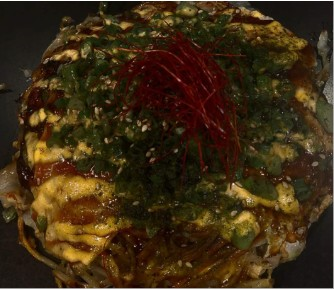
#> input picture bdrNestmtn/datasets/test_images/test_image_ml.jpg, 334 x 290 px; its folder holds only this picture in this run
$ python run_bdr_and_calories.py
#> lines starting #> are read from the running program, lines starting #| are printed output that depends on the picture; after the words box and inside, x2 and y2 are one past the last pixel; in counts of white or black regions, pixels touching at a corner belong together
### bdrNestmtn/segmentation_bayes.py
# === file: segmentation_bayes.py ===
import numpy as np
import cv2
from scipy.stats import multivariate_normal

#############################
# 1. Extract 8x8 DCT features
#############################

def extract_dct_patches(img_gray, patch_size=8, stride=8):
    """
    img_gray: float32 [0,1] or uint8.
    Returns:
      features: (N_patches, patch_size*patch_size) DCT coefficients
      coords:   (N_patches, 2) top-left coordinates (y,x) of each patch
    """
    if img_gray.dtype != np.float32:
        img_gray = img_gray.astype(np.float32) / 255.0

    H, W = img_gray.shape
    feats = []
    coords = []
    for y in range(0, H - patch_size + 1, stride):
        for x in range(0, W - patch_size + 1, stride):
            patch = img_gray[y:y + patch_size, x:x + patch_size]
            dct = cv2.dct(patch)
            feats.append(dct.flatten())
            coords.append((y, x))
    return np.array(feats, np.float32), np.array(coords, np.int32)


#############################
# 2. Bayesian Gaussian classifier
#############################

class BayesianGaussianClassifier:
    """
    Simple Gaussian classifier:
      P(x | class) ~ N(mu_c, Sigma_c)
    Prior estimated from class frequency.
    """

    # [22 lines left out: functions __init__, fit, not called in this run]

    def predict_proba(self, X):
        """
        Returns P(class|X) for each sample.
        """
        N = len(X)
        C = len(self.classes_)
        P = np.zeros((N, C), dtype=np.float64)

        for idx_c, c in enumerate(self.classes_):
            rv = multivariate_normal(
                mean=self.class_means[c],
                cov=self.class_covs[c]
            )
            px_given_c = rv.pdf(X)
            P[:, idx_c] = px_given_c * self.class_priors[c]

        P_sum = P.sum(axis=1, keepdims=True) + 1e-12
        P /= P_sum
        return P

    def predict(self, X):
        return np.argmax(self.predict_proba(X), axis=1)


#############################
# 3. Build training data from masks
#############################

# [37 lines left out: function build_training_data_from_masks, not called in this run]


#############################
# 4. Apply segmentation to new image
#############################

def segment_image_dct_bayes(img_bgr, classifier,
                            patch_size=8, stride=8):
    """
    img_bgr: input BGR image
    classifier: trained BayesianGaussianClassifier
    Returns:
      label_map: (H,W) int32, class index per pixel
    """
    img_gray = cv2.cvtColor(img_bgr, cv2.COLOR_BGR2GRAY)
    feats, coords = extract_dct_patches(img_gray,
                                        patch_size=patch_size,
                                        stride=stride)
    labels = classifier.predict(feats)

    H, W = img_gray.shape
    label_map = np.zeros((H, W), np.int32)
    count_map = np.zeros((H, W), np.int32)

    for (label, (y, x)) in zip(labels, coords):
        label_map[y:y + patch_size, x:x + patch_size] += label
        count_map[y:y + patch_size, x:x + patch_size] += 1

    count_map[count_map == 0] = 1
    label_map = (label_map / count_map).round().astype(np.int32)
    return label_map

### bdrNestmtn/calorie_estimation.py
# === file: calorie_estimation.py ===
import numpy as np

def estimate_volume_cm3(area_pixels, pixel_size_cm2, thickness_cm):
    """
    area_pixels: number of pixels belonging to the food.
    pixel_size_cm2: area per pixel in cm^2 (from calibration + known reference).
    thickness_cm: assumed average thickness.
    """
    area_cm2 = area_pixels * pixel_size_cm2
    volume_cm3 = area_cm2 * thickness_cm
    return volume_cm3


def estimate_calories(mask,
                      ref_length_pixels, ref_length_cm,
                      food_density_g_per_cm3=1.0,
                      kcal_per_100g=250):
    """
    mask: binary mask (1 or 255 = food, 0 = background)
    ref_length_pixels: measured length of a reference object in pixels
    ref_length_cm: real length of that reference object in cm
    food_density_g_per_cm3: assumed density of the food (g/cm^3)
    kcal_per_100g: energy per 100g of the food

    Returns:
      kcal_est: estimated calories
      volume_cm3: estimated volume
      mass_g: estimated mass in grams
    """
    # pixel size in cm
    pixel_size_cm = ref_length_cm / ref_length_pixels
    pixel_area_cm2 = pixel_size_cm ** 2

    area_pixels = np.count_nonzero(mask > 0)
    # VERY rough thickness assumption (can be refined per food type)
    thickness_cm = 2.0

    volume_cm3 = estimate_volume_cm3(area_pixels,
                                     pixel_area_cm2,
                                     thickness_cm)
    mass_g = volume_cm3 * food_density_g_per_cm3
    # kcal_est = mass_g * (kcal_per_100g / 100.0)
    kcal_est = mass_g * (kcal_per_100g / 100.0) / 230
    return kcal_est, volume_cm3, mass_g

### bdrNestmtn/run_bdr_and_calories.py
# === file: run_bdr_and_calories.py ===
import os
import glob
import csv

import cv2
import numpy as np
import joblib

from segmentation_bayes import segment_image_dct_bayes
from calorie_estimation import estimate_calories

# ---- User-configurable constants ----
# You MUST set these to something reasonable for your test images.

# Example: there is a known object (e.g., a fork of length 18 cm) in the image.
# Measure its length in pixels using an image viewer, and fill in here.
REF_LENGTH_PIXELS = 300   # TODO: change this!
REF_LENGTH_CM = 18.0      # TODO: change this!

# Rough density (g/cm^3) and kcal per 100g for your food.
# Example: pizza
FOOD_DENSITY_G_PER_CM3 = 0.8
KCAL_PER_100G = 266

def create_color_overlay(img_bgr, mask_binary):
    """
    Create a simple overlay: food regions in green with some transparency.
    mask_binary: uint8 0/255
    """
    overlay = img_bgr.copy()
    color = np.array([0, 255, 0], dtype=np.uint8)  # green
    alpha = 0.4

    mask_bool = mask_binary > 0
    overlay[mask_bool] = (alpha * color +
                          (1 - alpha) * overlay[mask_bool]).astype(np.uint8)
    return overlay


def main():
    # Load classifier
    model_path = "bdr_model.pkl"
    if not os.path.exists(model_path):
        raise RuntimeError(
            f"{model_path} not found. Please run train_bdr.py first."
        )
    clf = joblib.load(model_path)
#> (reads bdrNestmtn/bdr_model.pkl from the repository)
    print(f"[INFO] Loaded classifier from {model_path}")

    test_img_dir = os.path.join("datasets", "test_images")
    out_dir = os.path.join("datasets", "outputs")
    os.makedirs(out_dir, exist_ok=True)

    # Collect test images
    img_paths = []
    for ext in ("*.jpg", "*.jpeg", "*.png", "*.bmp"):
        img_paths.extend(glob.glob(os.path.join(test_img_dir, ext)))
    img_paths = sorted(img_paths)

    if len(img_paths) == 0:
        raise RuntimeError(f"No test images found in {test_img_dir}")

    print(f"[INFO] Found {len(img_paths)} test images.")

    # Prepare CSV file to save results
    csv_path = os.path.join(out_dir, "results.csv")
    csv_file = open(csv_path, "w", newline="")
    csv_writer = csv.writer(csv_file)
    csv_writer.writerow([
        "filename",
        "area_pixels",
        "volume_cm3",
        "mass_g",
        "kcal_est",
    ])

    for img_path in img_paths:
        img_name = os.path.basename(img_path)
        print(f"[INFO] Processing {img_name} ...")

        img_bgr = cv2.imread(img_path)
#> img_bgr is the input picture: shape (290, 334, 3); mean B, G, R 20.4, 44.5, 62.6
        if img_bgr is None:
            print(f"[WARN] Cannot read {img_path}, skip.")
            continue

        # Run BDR segmentation
        label_map = segment_image_dct_bayes(img_bgr, clf,
                                            patch_size=8, stride=8)
#> in segment_image_dct_bayes, `img_gray = cv2.cvtColor(img_bgr, cv2.COLOR_BGR2GRAY)`:
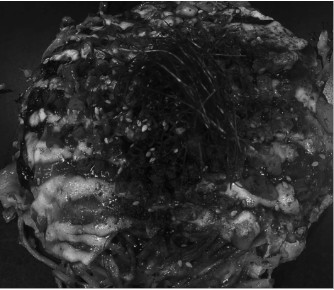
#> img_gray: shape (290, 334); min 2, max 255, mean 47.1
#> after the loop in extract_dct_patches, `for y in range(0, H - patch_size + 1, stride):`: coords = 1476 pairs, first value 0 to 280, second value 0 to 320; feats = 1476 items
#> in predict_proba, `N = len(X)`: N = 1476
#> after the loop in predict_proba, `for idx_c, c in enumerate(self.classes_):`:
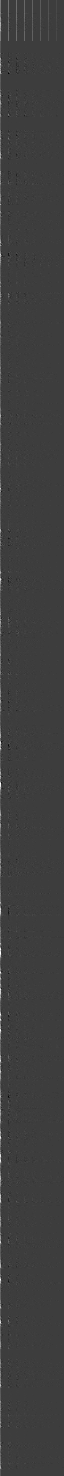
#> X: shape (1476, 64) float32; min -1.57, max 4.92, mean 0.0247; drawn with min black and max white
#> in predict_proba, `P_sum = P.sum(axis=1, keepdims=True) + 1e-12`: P_sum = 1476 values, max 2.2e+84 at index 250, min 1e-12 at index 0, mean 2.46e+82
#> in segment_image_dct_bayes, `labels = classifier.predict(feats)`: labels = 1476 values, max 18 at index 93, min 0 at index 54, mean 8.65
#> the loop in segment_image_dct_bayes, `for (label, (y, x)) in zip(labels, coords):` made 1476 passes
#> (label, y, x) on passes 1 to 3: (4, 0, 0), (4, 0, 8), (4, 0, 16)
#> after the loop in segment_image_dct_bayes, `for (label, (y, x)) in zip(labels, coords):`:
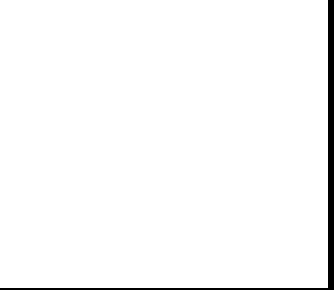
#> count_map: shape (290, 334) int32; values 0 (black) and 1 (white), 97.5% white; 1 black region, box (x1, y1, x2, y2) and area: (0, 0, 334, 290) 2396
#> after the loop in segment_image_dct_bayes, `for (label, (y, x)) in zip(labels, coords):`:
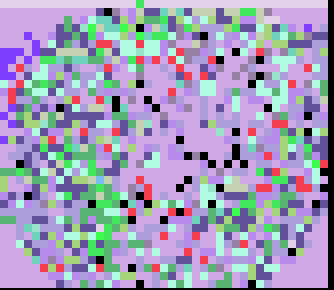
#> label_map: shape (290, 334) int32; 18 distinct labels, from 0 to 18; one colour per label, 0 black
#> in segment_image_dct_bayes, `count_map[count_map == 0] = 1`: count_map: shape (290, 334) int32; 2.47% of pixels changed, all inside (x1, y1, x2, y2) = (0, 0, 334, 290)

        # Convert label map to binary mask:
        # Here we simply say "anything > 0 is food"
        mask_binary = (label_map > 0).astype(np.uint8) * 255
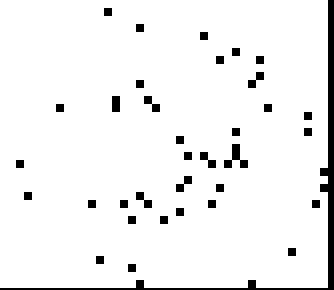
#> mask_binary: shape (290, 334); 94.4% white; 35 black regions, largest, box (x1, y1, x2, y2) and area: (0, 0, 334, 290) 2652, (224, 144, 248, 168) 256, (248, 72, 264, 88) 128

        # Estimate calories
        kcal_est, volume_cm3, mass_g = estimate_calories(
            mask_binary,
            ref_length_pixels=REF_LENGTH_PIXELS,
            ref_length_cm=REF_LENGTH_CM,
            food_density_g_per_cm3=FOOD_DENSITY_G_PER_CM3,
            kcal_per_100g=KCAL_PER_100G
        )
#> in estimate_calories, `area_pixels = np.count_nonzero(mask > 0)`: area_pixels = 91456
#> in estimate_volume_cm3, `area_cm2 = area_pixels * pixel_size_cm2`: area_cm2 = 329.2
#> in estimate_volume_cm3, `volume_cm3 = area_cm2 * thickness_cm`: volume_cm3 = 658.5
#> in estimate_calories, `mass_g = volume_cm3 * food_density_g_per_cm3`: mass_g = 526.8
#> in estimate_calories, `kcal_est = mass_g * (kcal_per_100g / 100.0) / 230`: kcal_est = 6.09
#> kcal_est = 6.09; volume_cm3 = 658.5; mass_g = 526.8

        area_pixels = int(np.count_nonzero(mask_binary > 0))
#> area_pixels = 91456
        print(f"    area_pixels={area_pixels}, "
              f"volume_cm3={volume_cm3:.2f}, "
              f"mass_g={mass_g:.2f}, "
              f"kcal={kcal_est:.2f}")
#|     area_pixels=91456, volume_cm3=658.48, mass_g=526.79, kcal=6.09

        # Save mask & overlay
        stem, _ = os.path.splitext(img_name)
        mask_path = os.path.join(out_dir, f"{stem}_mask.png")
        overlay_path = os.path.join(out_dir, f"{stem}_overlay.png")

        cv2.imwrite(mask_path, mask_binary)
        overlay = create_color_overlay(img_bgr, mask_binary)
#> in create_color_overlay, `overlay[mask_bool] = (alpha * color + (1 - alpha) * overlay[mask_bool]..`:
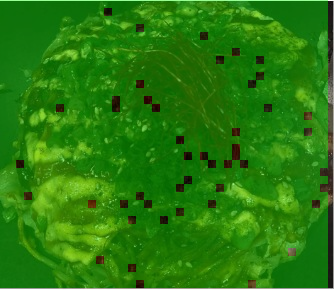
#> overlay: shape (290, 334, 3); mean B, G, R 13, 124, 38.8
        cv2.imwrite(overlay_path, overlay)

        # Write to CSV
        csv_writer.writerow([
            img_name,
            area_pixels,
            f"{volume_cm3:.4f}",
            f"{mass_g:.4f}",
            f"{kcal_est:.4f}",
        ])

    csv_file.close()
    print(f"[INFO] Saved results to {csv_path}")


if __name__ == "__main__":
    main()
